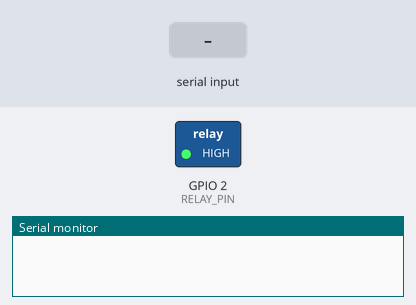
A sketch run on a simulated ESP32. On the bench: switched loads named in the sketch (green lamp = pin HIGH), the last lines printed to the serial monitor. The test bench sets the inputs (shaded band).

Above: at 1.2 s.
1.3 s: "R" received over Serial
At 1.9 s:
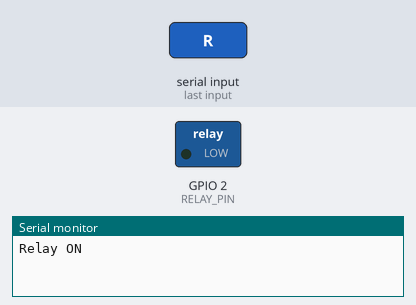
2.8 s: "S" received over Serial
At 4.2 s:
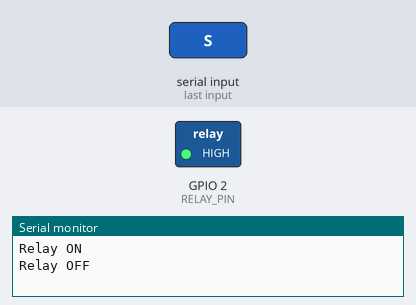
Timing chart, 0 to 5.8 s (numbered marks = the images above; inputs shaded):
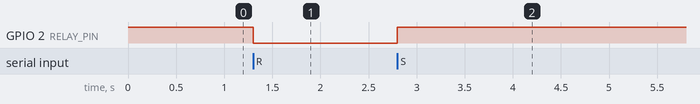

Measured:
- after the input at 1.3 s, GPIO 2 (RELAY_PIN): HIGH → LOW at once
- after the input at 2.8 s, GPIO 2 (RELAY_PIN): LOW → HIGH at once

The sketch:

esp32cam_arduino.ino
```cpp
#define RELAY_PIN 2

void setup() {
  pinMode(RELAY_PIN, OUTPUT);
  digitalWrite(RELAY_PIN, HIGH);

  Serial.begin(9600);
}

void loop() {
  if (Serial.available()) {
    char cmd = Serial.read();

    if (cmd == 'R') {
      digitalWrite(RELAY_PIN, LOW);
      Serial.println("Relay ON");
    }
    else if (cmd == 'S') {
      digitalWrite(RELAY_PIN, HIGH);
      Serial.println("Relay OFF");
    }
  }
}
```
